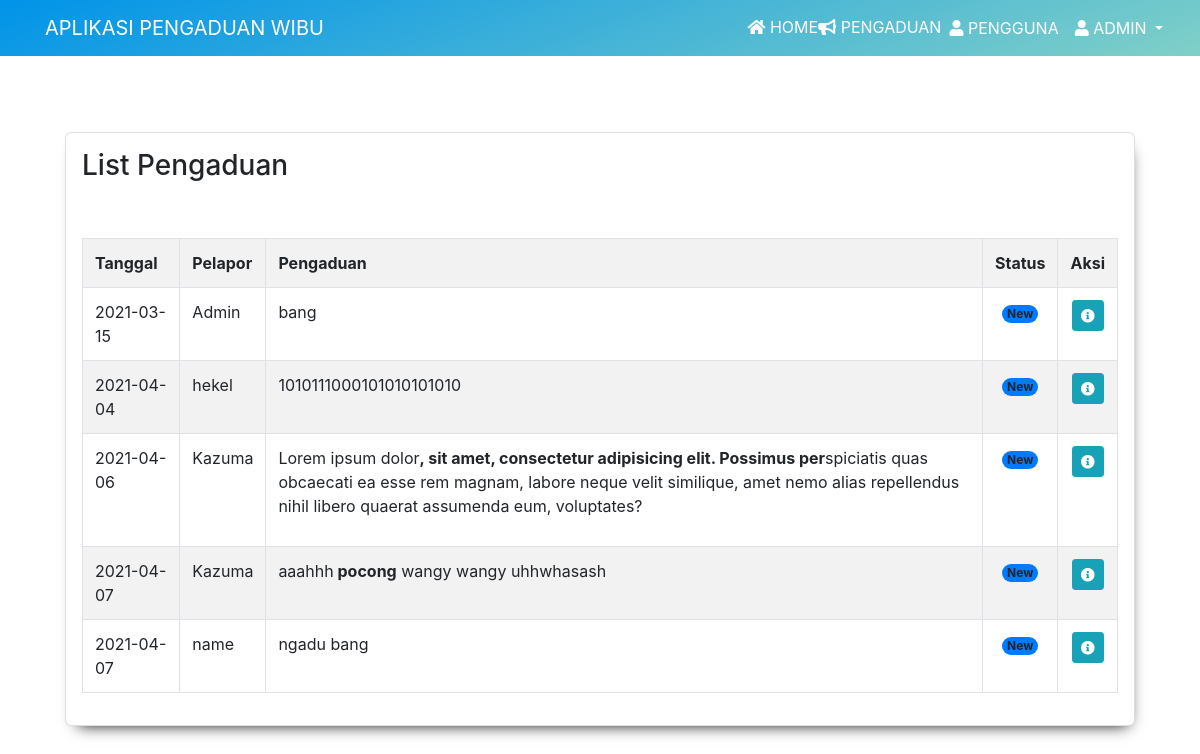
Screenshot of /pengaduan.php (signed in) with the database file from the repository.
### tables this page shows
CREATE TABLE `user` (
  `id` int(10) UNSIGNED NOT NULL,
  `nama` varchar(50) NOT NULL,
  `email` varchar(150) NOT NULL,
  `password` varchar(100) NOT NULL,
  `alamat` text NOT NULL,
  `telp` varchar(15) NOT NULL,
  `role` varchar(12) NOT NULL,
  `created_at` timestamp NOT NULL DEFAULT current_timestamp() ON UPDATE current_timestamp()
);

CREATE TABLE `pengaduan` (
  `id` int(11) UNSIGNED NOT NULL,
  `user_id` int(11) UNSIGNED NOT NULL,
  `isi_laporan` text NOT NULL,
  `photo` varchar(100) NOT NULL,
  `tanggal` date NOT NULL,
  `status` varchar(15) NOT NULL
);

### break.php (called while the page is built, shortened)
<?php
   include('koneksi.php');
   $user_check = $_SESSION['login_user'];
   $ses_sql = mysqli_query($koneksi,"select * from user where email = '$user_check' ");
   $row = mysqli_fetch_array($ses_sql,MYSQLI_ASSOC);
?>

### pengaduan.php (the view, shortened to what this page needs)
<?php
   include('break.php');
?>
<!DOCTYPE html>
<html>
<head>
	<link rel="stylesheet" type="text/css" href="css/style.css">
	<link rel="stylesheet" type="text/css" href="font_awesome/css/all.css">
	<link rel="stylesheet" href="https://stackpath.bootstrapcdn.com/bootstrap/4.3.1/css/bootstrap.min.css">
</head>
<body>
	<nav class="navbar navbar-expand-lg fixed-top navbar-light">
    <div class="container">
      <a class="navbar-brand"  href="#" style="color:white; text-transform: uppercase;">aplikasi pengaduan wibu</a>
      <div class="collapse navbar-collapse" id="navbarNavAltMarkup">
        <div class="navbar-nav col-md-9 offset-md-6">
          <a class="nav-item" id="teks" href="index.php" style="color: white; text-decoration: none;"><i class="fa fa-home"></i> Home </a>
          <a class="nav-item" id="teks" href="pengaduan.php" style="color: white; text-decoration: none;"><i class="fa fa-bullhorn"></i> Pengaduan</a>
          <?php if ($row['role'] !== 'masyarakat') { ?>
	        <li class="nav-item">
	          <a class="nav-link" href="pengguna.php" id="teks1">
	          	<span style="color: #ffff;"><i class="fa fa-user"></i> Pengguna</span>
	          </a>
	        </li>
	    	<?php }?>
	    	<li class="nav-item dropdown">
            <a class="nav-link dropdown-toggle" href="#" id="navbarDropdownMenuLink" role="button" data-toggle="dropdown" aria-haspopup="true" aria-expanded="false" style="color: white;">
               <i class="fa fa-user"></i> <?php echo $row['nama']; ?>
            </a>
          	</li>
        </div>
      </div>
    </div>
  </nav>
  <br><br><br><br><br>
	<div class="container-fluid">
		<div class="row justify-content-center" style="margin-top: 1%">
			<div class="col-md-11">
				<div class="card p-3">
					<div class="row mb-5">
						<div class="col-md-6">
							<h3>List Pengaduan</h3>
						</div>
					</div>
					<table class="table table-hover table-bordered table-striped">
						<tr>
							<th>Tanggal</th>
							<th>Pelapor</th>
							<th>Pengaduan</th>
							<th class="text-center">Status</th>
							<th class="text-center">Aksi</th>
						</tr>
						<?php
							include 'koneksi.php';
							if ($row['role'] === 'masyarakat') {
								$query = "SELECT u.id as user_id, u.nama, pen.* from pengaduan pen join user u on pen.user_id = u.id where user_id = ".$row['id'];
							} else {
								$query = "SELECT u.id as user_id, u.nama, pen.* from pengaduan pen join user u on pen.user_id = u.id";
							}
							$data = mysqli_query($koneksi,$query);
							while($d = mysqli_fetch_array($data)) { ?>
							<tr>
								<td><?php echo $d['tanggal']; ?></td>
								<td><?php echo $d['nama']; ?></td>
								<td><?php echo $d['isi_laporan']; ?></td>
								<td class="text-center">
									<?php if ($d['status'] == 'new') { ?>
									<span class="badge rounded-pill bg-primary">New</span>
									<?php } else if ($d['status'] == 'proses') { ?>
									<span class="badge rounded-pill bg-warning">Proses</span>
									<?php } else if ($d['status'] == 'selesai') { ?>
									<span class="badge rounded-pill bg-success">Selesai</span>
									<?php } ?>
								</td>
								<td class="text-center">
									<a href="detail_pengaduan.php?id=<?php echo $d['id']; ?>" class="btn btn-info btn-sm">
									<i class="text-white fa fa-info-circle"></i>
									</a>
								</td>
							</tr>
						<?php } ?>
					</table>
				</div>
			</div>
		</div>
	</div>
</body>
</html>

### css/style.css (style rules this page uses)
body { background-color: #e6f7f5; }

### pengaduan.php (style rules this page uses)
.text-center { text-align: center !important; }
.card { box-shadow: 3px 9px 15px -10px #000; border-radius: 6px; }
.navbar { background-color: #0093E9; background-image: linear-gradient(160deg, #0093E9 0%, #80D0C7 100%); }
.navbar-nav { text-transform: uppercase; color: #e6fcff; }
#teks { position: relative; top: 7px; }

### rows the page displays
user: nama "ADMIN"
pengaduan: tanggal "2021-03-15", user.nama "Admin", isi_laporan "bang", status "New"
pengaduan: tanggal "2021-04-04", user.nama "hekel", isi_laporan "1010111000101010101010", status "New"
pengaduan: tanggal "2021-04-06", user.nama "Kazuma", isi_laporan "Lorem ipsum dolor , sit amet, consectetur adipisicing elit. Possimus per spiciatis quas obcaecati ea esse rem magnam, labore neque velit similique, amet nemo alias repellendus nihil libero quaerat assumenda eum, voluptates?", status "New"
pengaduan: tanggal "2021-04-07", user.nama "Kazuma", isi_laporan "aaahhh pocong wangy wangy uhhwhasash", status "New"
pengaduan: tanggal "2021-04-07", user.nama "name", isi_laporan "ngadu bang", status "New"
